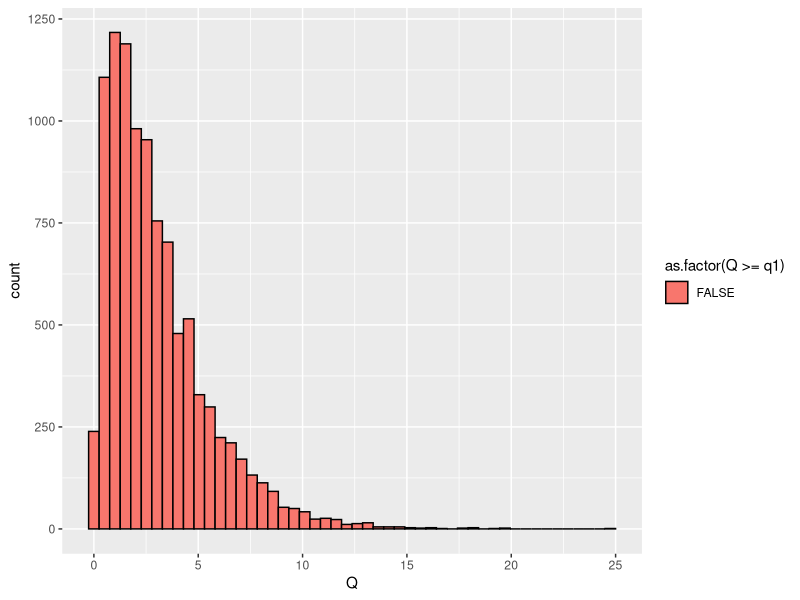

The R source for this figure:
## ---- chunk 1
knitr::opts_chunk$set(echo = TRUE)
## ---- chunk 2
set.seed(10182019) # Do not change this!
library(tibble)
library(ggplot2)
## ---- chunk 3
#Create tibble of data from above with expected juror counts
obs1 <- tribble(~'Age(yrs)',~'County-wide%',~'#jurors.obs','21-40',42,5,'41-50',23,9,'51-60',16,19,'over 60',19,33)
jurors.exp <- c(66*.42, 66*.23, 66*.16,66*.19)
obs1 <- add_column(.data = obs1, jurors.exp)

#Observed Probabilities and Expected Probabilities
prop.obs <- prop.table(obs1$`#jurors.obs`)
prop.exp <- prop.table(obs1$jurors.exp)

#Test Statistic
q1 <- sum((obs1$`#jurors.obs` - obs1$jurors.exp)^2/obs1$jurors.exp)

#Critical Value/Rejection Region with 1% significance level
cv1 <- qchisq(df=3, p=0.01, lower.tail = FALSE)

#P-value
pval1 <- pchisq(q=q1, df=3, lower.tail = FALSE)

#Test if Test Statistic is Greater than the Critical Value/Rejection Region
q1 > cv1
## ---- chunk 4
#Create matrix storing 1000 jurors at county-wide proportion
sim <- matrix(ncol = 4, nrow = 1000)
colnames(sim)<-c('21-40','41-50','51-60','over 60')
sim[1:(prop.exp[1]*1000),1] <- 1
sim[(prop.exp[1]*1000+1):(prop.exp[2]*1000+420),2] <- 1
sim[(prop.exp[2]*1000+421):(prop.exp[3]*1000+650),3] <- 1
sim[(prop.exp[3]*1000+651):(prop.exp[4]*1000+810),4] <- 1

nboot <- 10000 # number of bootstrap samples

# create a data frame to store juror categorical totals in
boot.total <- data.frame(sim.num=1:nboot, '21-40'=rep(NA,nboot),'41-50'=rep(NA,nboot),'51-60'=rep(NA,nboot),'over 60'=rep(NA,nboot))

# Simulate drawing random samples of 66 jurors from population at 10000 iterations
for (i in 1:nboot) {
  boot <- sim[sample(x=nrow(sim), size=66, replace=TRUE),] #obtain the bootstrap sample
  for (j in 2:5){
  boot.total[i,j] <- sum(boot[,j-1],na.rm=TRUE)
  }
}

# Create a data frame to store Test Statistic from each simulation
boot.test <- data.frame(sim.num=1:nboot, Q=rep(NA,nboot))

# Calculate Test Statistic from each simulation
boot.test[, 2] <- apply(boot.total[, 2:5], 1, function(x){sum((x - jurors.exp)^2/jurors.exp)})

#Create visualization of Test Statistics from each simulation
ggplot(data=boot.test, aes(x=Q)) +
geom_histogram(aes(fill=as.factor(Q >= q1 )),bins=50, colour = 'black')
## ---- chunk 5
cat('One of the appropriate tests for this problem is the Homogeneity Test.')
cat('Null Hypothesis: The true proportion of subjects who were septic is homogenous across the CRRT and IHD groups.')
cat('Alternative Hypothesis: The true proportion of subjects who were septic is NOT homogenous across the CRRT and IHD groups.')

#Create matrix of subjects who were septic/non-septic based on treatment groups
sub.obs <- matrix(nrow=3,ncol=3)
row.names(sub.obs)<- c('CRRT','IHD','Total')
colnames(sub.obs)<- c('Non-Septic','Septic','Total')
sub.obs[1,1] <- 400-220
sub.obs[1,2] <- 220
sub.obs[1,3] <- 400
sub.obs[2,1] <- 300-126
sub.obs[2,2] <- 126
sub.obs[2,3] <- 300
sub.obs[2,1] <- 300-126
sub.obs[2,2] <- 126
sub.obs[2,3] <- 300
sub.obs[3,1] <- (400-220) + (300-126)
sub.obs[3,2] <- 220 + 126
sub.obs[3,3] <- 400 + 300

print(sub.obs)

#Create matrix of expected counts of subjects
sub.exp <- matrix(nrow=2, ncol=2)
colnames(sub.exp) <- c('Non-Septic','Septic')
rownames(sub.exp) <-c('CRRT','IHD')
for (j in 1:2){
   m <- sub.obs[3, j]
   
  for (i in 1:2){
    
 n <- (sub.obs[i, 3]*m)/sub.obs[3,3]
 sub.exp[i,j] <- n
 }
}

print(sub.exp)

# Calculate Test Statistic (Q)
q2 <- sum((sub.obs[-3,-3] - sub.exp)^2 / sub.exp)

# Calculate the Critical Value/Rejection Region with 5% significance level
cv2 <- qchisq(df=(nrow(sub.exp)-1)*(ncol(sub.exp)-1), p=0.05, lower.tail = FALSE)

# Calculate the p-value with 5% significance level
pval2 <- pchisq(q=q2, df=(nrow(sub.exp)-1)*(ncol(sub.exp)-1), lower.tail = FALSE)

#Test if Test Statistic is Greater than the Critical Value/Rejection Region
q2 > cv2
## ---- chunk 6
# Calculation of the Odds Ratio
OR <- (sub.obs[1,1]*sub.obs[2,2])/(sub.obs[2,1]*sub.obs[1,2])

## ---- chunk 7
# Calculation of the 95% confidence interval for the Odds Ratio
se <- sqrt((1/sub.obs[1,1])+(1/sub.obs[2,1])+(1/sub.obs[1,2])+(1/sub.obs[2,2]))
lower <- log(OR) - 1.96*se
upper <- log(OR) + 1.96*se
## ---- chunk 8
results <- matrix(c(309, 15, 10, 2), nrow = 2,
                  dimnames = list("Hip with protector" = c("Hip not fractured", "Hip fractured"),
                                  "Hip without protector" = c("Hip not fractured", "Hip fractured")))
results
## ---- chunk 9
#McNemars Test
mcnemar.test(results, correct = FALSE)

#McNemar Test Statistic
q4 <- ((results[1,2]-results[2,1])^2)/(results[1,2]+results[2,1])

#Critical Value/Rejection Region
cval4 <- qchisq(df=1, p=0.05, lower.tail = FALSE)

#Calculate the p-value with 5% significance level
pval4 <- pchisq(q=q4, df=1, lower.tail = FALSE)

#Test if Test Statistic is Greater than the Critical Value/Rejection Region
q4 > cval4
## ---- chunk 10
#Matrix of Observations
yawn.obs <- matrix(data=c(10,4,24,12),nrow = 2,ncol = 2)
colnames(yawn.obs) <- c('yes', 'no')
rownames(yawn.obs) <- c('Exposed','Unexposed')
print(yawn.obs)

#Fisher Exact Test

f <- fisher.test(x=yawn.obs)
f
## ---- chunk 11
sessionInfo()
